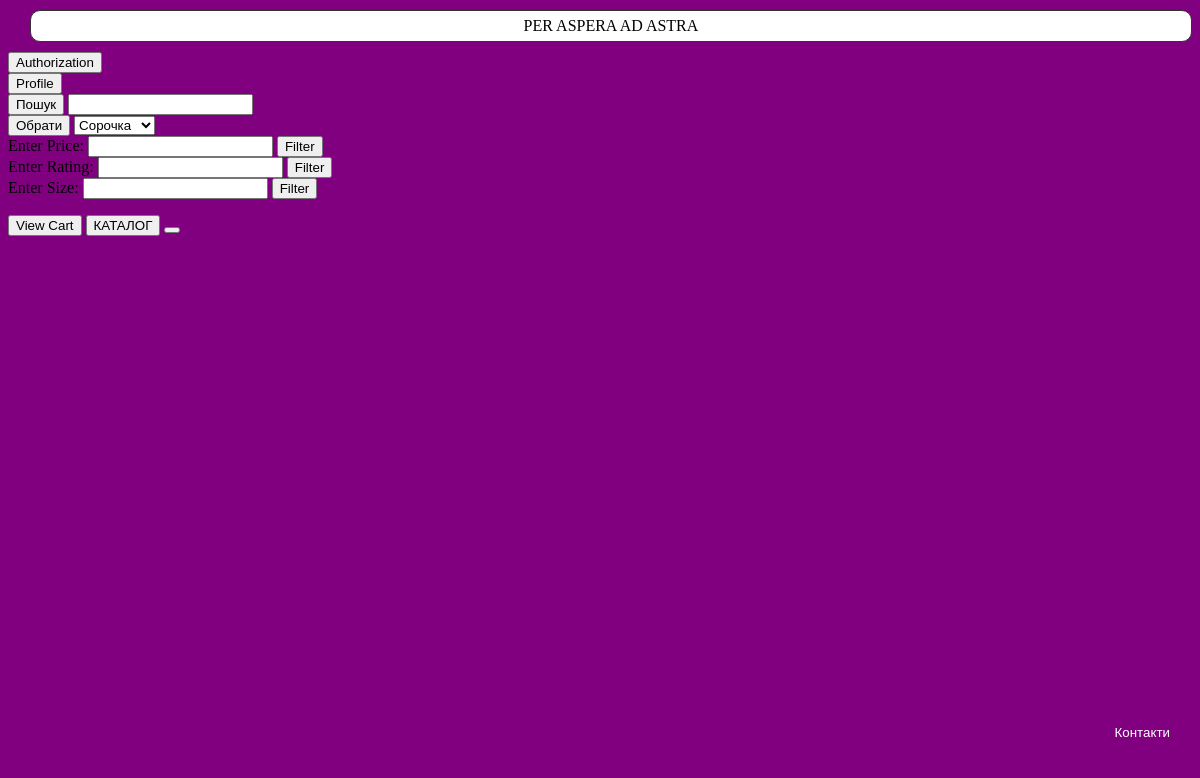
Before: / with the older database file.
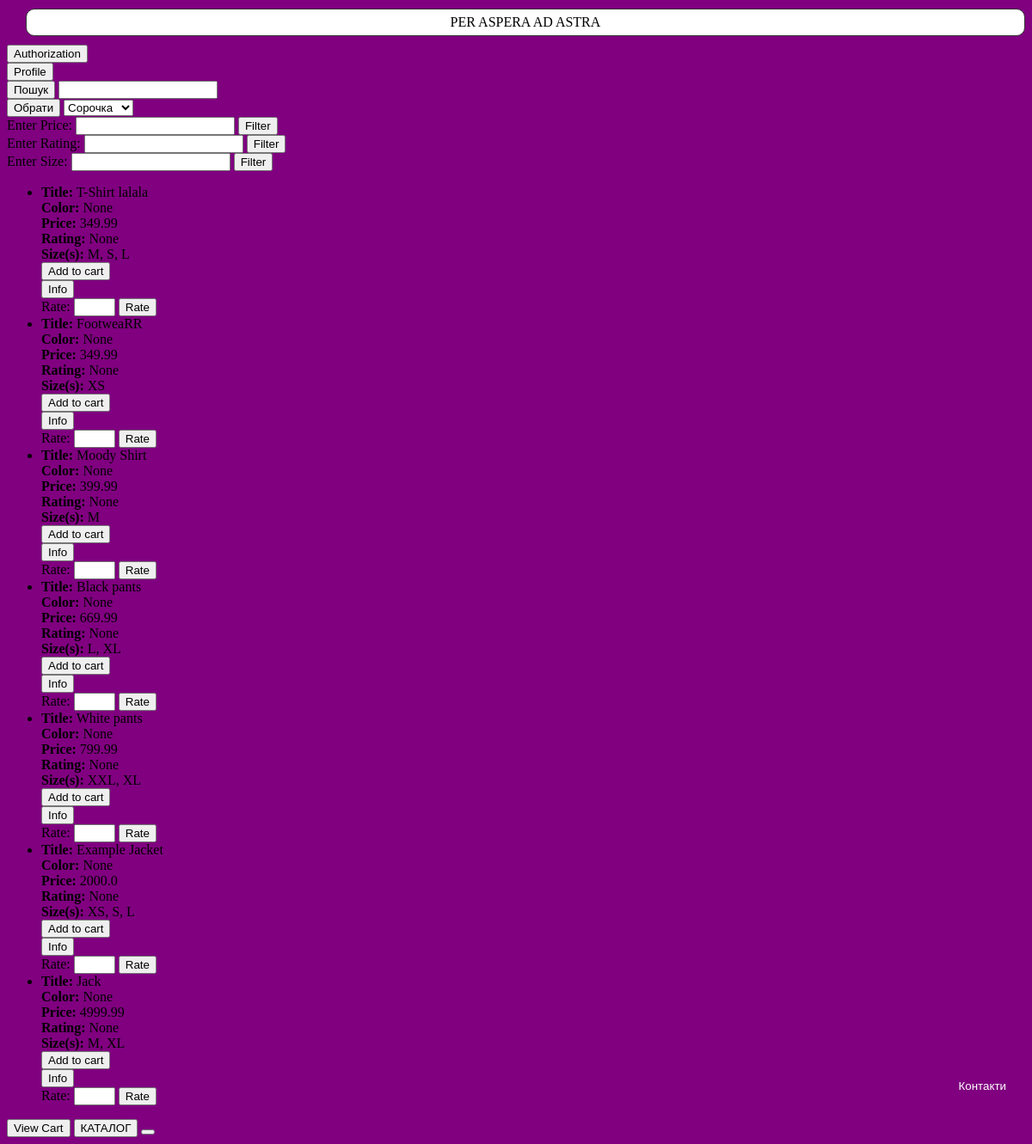
After: the same page with the newer database file.
### tables this page shows
CREATE TABLE products
(
    product_id   INTEGER,
    seller_id    INTEGER,
    title        TEXT,
    price        REAL,
    rating       INTEGER,
    rating_count INTEGER,
    color        TEXT,
    primary key (product_id autoincrement),
    constraint products
        foreign key (seller_id) references seller
);

### server.py (the view)
@app.route('/')
def index():
    cursor.execute('''
                    SELECT products.product_id, products.title, products.color, products.price, products.rating, sizes.size
                    FROM products
                    JOIN sizes ON products.product_id = sizes.product_id
                    ORDER BY products.price ASC
                ''')
    result = cursor.fetchall()
    return render_template('index.html', result=result)

### templates/index.html (shortened to what this page needs)
<!DOCTYPE html>
<html lang="en" xmlns="http://www.w3.org/1999/html">
<head>
</head>
<body>
    <datails>
        <summary>PER ASPERA AD ASTRA</summary>
    </datails>
    <body>
        <div class="main-container">
    <div class="form-group">
        <a href="/authorization">
            <button type="button">Authorization</button>
        </a>
    </div>
</div>
        <div class="main-container">
    <div class="form-group">
        <a href="/profile">
            <button type="button">Profile</button>
        </a>
    </div>
</div>
       <form action="search" method="POST">
        <button onclick="changefont()">Пошук</button>
        <input type="text" name="query">
        </form>
        <form action="catalog" method="POST">
        <button onclick="changefont()">Обрати</button>
        <select name="clothes" id="clothesSelect">
            <option value="Shirt">Сорочка</option>
        </select>
        </form>
         <form action="/filter_price" method="GET" id="filterForm">
            <label for="price">Enter Price:</label>
            <input type="text" id="price" name="name" value="{{ price }}" required>
            <button type="submit">Filter</button>
         </form>
       <form action="/filter_rating" method="GET">
            <label for="rating">Enter Rating:</label>
            <input type="text" id="rating" name="name" value="{{ rating }}" required>
            <button type="submit">Filter</button>
         </form>
         <form action="/filter_size" method="POST">
            <label for="size">Enter Size:</label>
            <input type="text" id="size" name="query" required>
            <button type="submit">Filter</button>
         </form>
<ul id="infoContainer">
    {% set grouped_results = {} %}
{% for item in result %}
    {% set product_key = (item[0], item[1], item[2], item[3], item[4]) %}
{% endfor %}
    {% for product_key, sizes in grouped_results.items() %}
        <li>
            <strong>Title:</strong> {{ product_key[1] }} <br>
            <strong>Color:</strong> {{ product_key[2] }} <br>
            <strong>Price:</strong> {{ product_key[3] }} <br>
            <strong>Rating:</strong> {{ product_key[4] }} <br>
            <strong>Size(s):</strong> {{ sizes|join(', ') }} <br>
            <form id="addToBasketForm{{ product_key[0] }}" action="/add_to_basket" method="post">
                <button type="button" onclick="addToBasket('{{ product_key[0] }}')">Add to cart</button>
            </form>
            <form action="/title" method="get">
                <button type="button" id="viewDetailsButton" onclick="viewProductDetails('{{ product_key[0] }}')">Info</button>
            </form>
            <form action="/rating" method="POST" id="ratingForm" onsubmit="return rateProduct('{{ product_key[0] }}')">
                <label for="rating{{ product_key[0] }}">Rate:</label>
                <input type="number" id="rating{{ product_key[0] }}" name="rating" min="0" max="5" required>
                <button type="submit">Rate</button>
            </form>
        </li>
    {% endfor %}
</ul>
<button onclick="viewCart()">View Cart</button>
<button onclick="changeBg()">КАТАЛОГ</button>
    <button> </button>
     <button class="кнопка-контакти" onclick="показатиКонтакти()">Контакти</button>
    </body>
    <html />

Changed rows visible on the page:
now on this page (row edited): products: title "T-Shirt lalala", price "349.99"
now on this page (row edited): products: title "FootweaRR", price "349.99"
now on this page (row edited): products: title "Moody Shirt", price "399.99"
now on this page (row edited): products: title "Black pants", price "669.99"
now on this page (row edited): products: title "White pants", price "799.99"
now on this page (row edited): products: title "Example Jacket", price "2000.0"
now on this page (row edited): products: title "Jack", price "4999.99"
Other visible differences:
new list line: "Title: Color: None Price: Rating: None Size(s): M, S, L Add to cart Info Rate:  Rate"
new list line: "Title: Color: None Price: Rating: None Size(s): XS Add to cart Info Rate:  Rate"
new list line: "Title: Color: None Price: Rating: None Size(s): M Add to cart Info Rate:  Rate"
new list line: "Title: Color: None Price: Rating: None Size(s): L, XL Add to cart Info Rate:  Rate"
new list line: "Title: Color: None Price: Rating: None Size(s): XXL, XL Add to cart Info Rate:  Rate"
new list line: "Title: Color: None Price: Rating: None Size(s): XS, S, L Add to cart Info Rate:  Rate"
new list line: "Title: Color: None Price: Rating: None Size(s): M, XL Add to cart Info Rate:  Rate"
